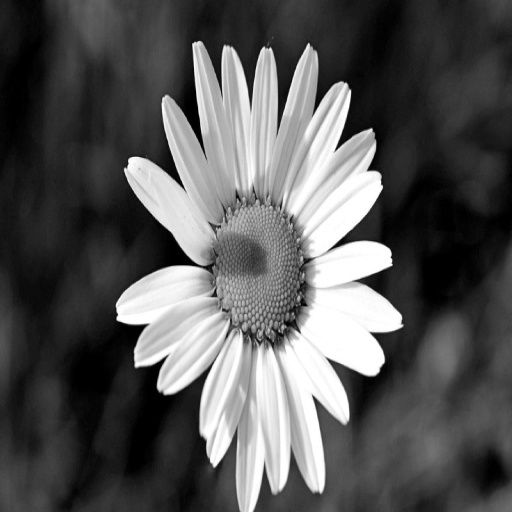
#> input picture stego-basic-dwt/stego-basic-dwt/input_image.jpg, 512 x 512 px
$ python embed_dwt.py
#> lines starting #> are read from the running program, lines starting #| are printed output that depends on the picture
import numpy as np
from PIL import Image
import pywt
import cv2

def text_to_binary(text):
    """Convert text to binary string."""
    binary = ''.join(format(ord(char), '08b') for char in text)
    return binary

def embed_message(image_path, message, output_path):
    """Hide message in image using DWT."""
#> called with image_path = 'input_image.jpg', message = 'This is a secret message!', output_path = 'stego.jpg'
    img = cv2.imread(image_path, cv2.IMREAD_GRAYSCALE)
#> img is the input picture: shape (512, 512); min 0, max 255, mean 86.6
    if img is None:
        raise ValueError("Khong the doc anh")

    binary_message = text_to_binary(message)
    message_length = len(binary_message)
    binary_length = format(message_length, '032b')

    coeffs = pywt.dwt2(img, 'haar')
    cA, (cH, cV, cD) = coeffs
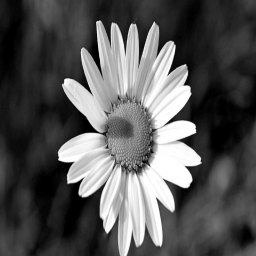
#> cA: shape (256, 256) float64; min 0, max 510, mean 173.3; drawn with min black and max white
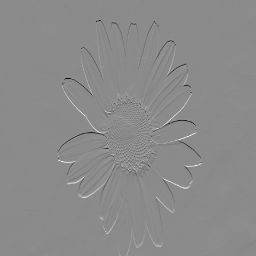
#> cH: shape (256, 256) float64; min -176, max 146.5, mean 0; drawn with min black and max white
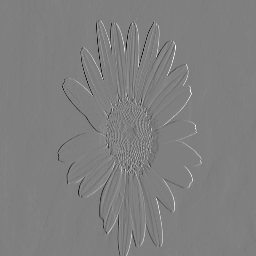
#> cV: shape (256, 256) float64; min -192, max 191.5, mean 0; drawn with min black and max white
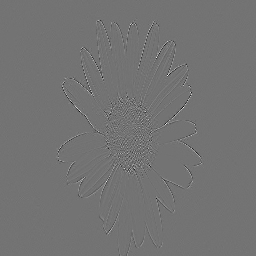
#> cD: shape (256, 256) float64; min -57.5, max 69.5, mean 0; drawn with min black and max white

    cH_flat = cH.flatten()
    if len(cH_flat) < message_length + 32:
        raise ValueError("Anh qua nho de chua thong diep!")

    for i in range(32):
        cH_flat[i] = cH_flat[i] + (10 if binary_length[i] == '1' else -10)

    for i in range(message_length):
        cH_flat[i + 32] = cH_flat[i + 32] + (10 if binary_message[i] == '1' else -10)

    cH = cH_flat.reshape(cH.shape)

    coeffs_modified = (cA, (cH, cV, cD))
    img_stego = pywt.idwt2(coeffs_modified, 'haar')

    img_stego = np.clip(img_stego, 0, 255).astype(np.uint8)
    img_stego = Image.fromarray(img_stego)
    img_stego.save(output_path, 'JPEG', quality=100)
    return message_length

if __name__ == "__main__":
    input_image = "input_image.jpg"
    output_image = "stego.jpg"
    secret_message = "This is a secret message!"

    try:
        message_length = embed_message(input_image, secret_message, output_image)
        print("Da nhung thong diep thanh cong!")
        print(f"Do dai thong diep: {message_length} bits")
    except Exception as e:
        print("Loi:", str(e))
